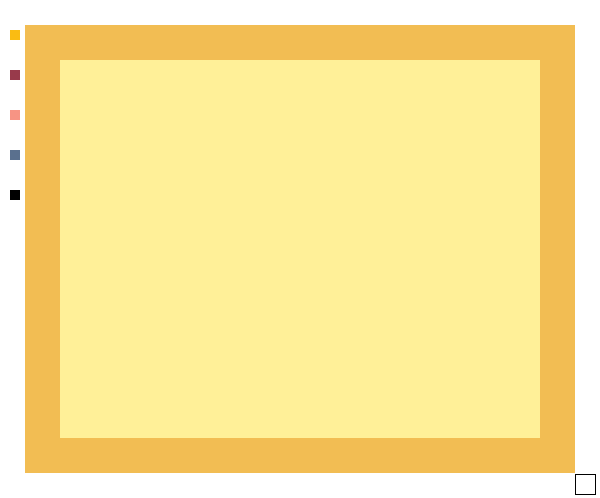
Frame 1 (no input)
Frame 60 (the mouse pressed at the canvas centre just before this capture): identical to frame 1, image omitted
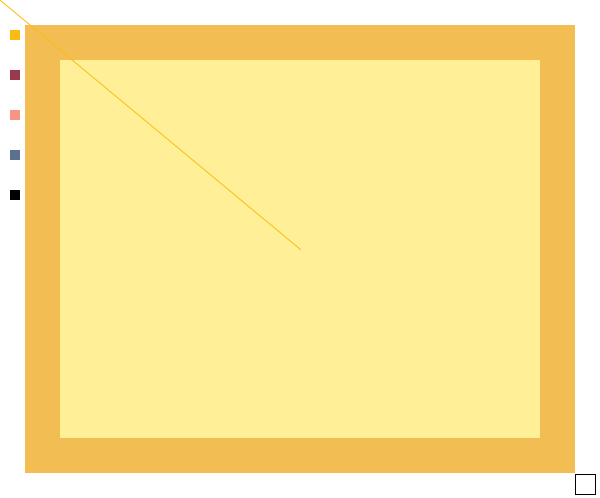
Frame 120 (the mouse held since frame 60 and released just before this capture)

The Processing sketch that drew these frames (run headless with seeded random() and noise(); from frame 60 on, the mouse is pressed at the canvas centre):

// Processing sketch: processing_74989
// ── processing_74989.pde

int l=10;
int x=10;
int counter = 1;
int c=100;

  void setup() {
  size(600, 498);
  
  noStroke();
  rect(0, 0, 600, 498);
  fill(242, 189, 83);
  
  noStroke();
  rect(25, 25, 550, 448);
  fill(255, 240, 152);
  
  noStroke();
  rect(60, 60, 480, 378);
    
}
  
 void draw(){
 
 noStroke();
  fill(250, 188, 18);
  rect(x, 30, l, l);
  fill(152, 58, 75);
  rect(x, 70, l, l);
  fill(247, 148, 132);
  rect(x, 110, l, l);
  fill(90, 112, 142);
  rect(x, 150, l, l);
  fill(0);
  rect(x, 190, l, l);
  
  stroke(0);
  fill(255);
  rect(575, 474, 20, 20);
    

  // change colors
  changeColor();
  cursor(ARROW);
 
  if (mousePressed && mouseX > 40 && mouseY > 90) {
    line(mouseX, mouseY, pmouseX, pmouseY);
  }
}
   
void changeColor() {
  if (counter==1) {
    stroke(250, 188, 18);
  }
  else if (counter==2) {
    stroke(152, 58, 75);
  }
  else if (counter==3) {
    stroke(247, 148, 132);
  }
  else if (counter==4) {
    stroke(90, 112, 142);
  }
  else if (counter==5) {
    stroke(0);
  }
}
void changeSelector() {
}
   
void mouseClicked() {
  if (mouseY>10 && mouseY<50 && mouseX<c) {
    counter=1;
  }
  else if (mouseY>60 && mouseY<90 && mouseX<c) {
    counter=2;
  }
  else if (mouseY>100 && mouseY<130 && mouseX<c) {
    counter=3;
  }
  else if (mouseY>140 && mouseY<170 && mouseX<c) {
    counter=4;
  }
  else if (mouseY>180 && mouseY<210 && mouseX<c) {
    counter=5;
  }
  else if (mouseY>468 && mouseX>570) {
    noStroke();
  fill(255, 240, 152);
  rect(60, 60, 480, 378);
    ;
  }
}
